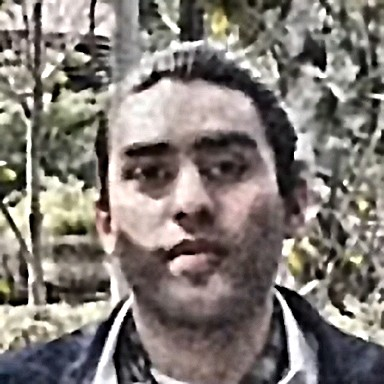
#> input picture server/ai-service/debug_images/IMG_00_face1_s100_REAL_47.jpg, 384 x 384 px
$ python -i stylization_detector.py   (imports and definitions only)   (older library calls are emulated)
#> lines starting #> are read from the running program, lines starting #| are printed output that depends on the picture; after the words box and inside, x2 and y2 are one past the last pixel; in counts of white or black regions, pixels touching at a corner belong together
"""
Stylization Detector Module for TrueVibe - v2 AGGRESSIVE
Detects 3D rendered, cartoon, animated, and non-photorealistic content.

This module identifies content that is clearly NOT a real photograph,
such as:
- 3D rendered characters/avatars (like Memoji, Animoji, Ready Player Me)
- Cartoon/anime style images
- Digital art with human-like subjects
- AI-generated stylized avatars
"""

import numpy as np
from PIL import Image, ImageFilter
from typing import Dict, Tuple, List, Any
from dataclasses import dataclass
from enum import Enum

# Try to import OpenCV
try:
    import cv2
    CV2_AVAILABLE = True
except ImportError:
    CV2_AVAILABLE = False
    print("⚠️ OpenCV not available - stylization detection limited")


class StyleType(Enum):
    """Types of stylized content."""
    PHOTOREALISTIC = "photorealistic"
    RENDER_3D = "3d_render"
    CARTOON = "cartoon"
    ANIME = "anime"
    DIGITAL_ART = "digital_art"
    AVATAR = "avatar"
    UNKNOWN = "unknown"


@dataclass
class StylizationResult:
    """Result of stylization detection."""
    is_stylized: bool
    style_type: StyleType
    confidence: float
    fake_boost: float  # How much to boost fake score
    indicators: List[str]
    details: Dict[str, Any]


def analyze_skin_texture(image: Image.Image) -> Tuple[float, Dict]:
    """
    Analyze skin texture to detect 3D renders and cartoons.
    Real human skin has texture, pores, and imperfections.
    3D renders and cartoons have unnaturally smooth skin.

    Returns:
        Tuple of (smoothness_score, details)
        Higher score = more likely synthetic (smoother)
    """
    if not CV2_AVAILABLE:
        return 0.0, {'error': 'OpenCV not available'}

    img_array = np.array(image.convert('RGB'))

    # Convert to LAB for better skin detection
    lab = cv2.cvtColor(img_array, cv2.COLOR_RGB2LAB)

    # Detect potential skin regions (rough approximation)
    l_channel = lab[:, :, 0]
    a_channel = lab[:, :, 1]
    b_channel = lab[:, :, 2]

    # Much broader skin mask - catches more skin tones including 3D rendered ones
    skin_mask = (
        (l_channel > 30) & (l_channel < 240) &
        (a_channel > 110) & (a_channel < 170) &
        (b_channel > 110) & (b_channel < 180)
    )

    gray = cv2.cvtColor(img_array, cv2.COLOR_RGB2GRAY)

    # Calculate local variance (texture) with smaller kernel for finer detail
    kernel_size = 3
    local_mean = cv2.blur(gray.astype(float), (kernel_size, kernel_size))
    local_sq_mean = cv2.blur(gray.astype(float) ** 2, (kernel_size, kernel_size))
    local_variance = local_sq_mean - local_mean ** 2

    # Also use Laplacian for texture detection
    laplacian = cv2.Laplacian(gray, cv2.CV_64F)
    laplacian_var = np.var(laplacian)

    # Analyze texture in skin regions
    if np.sum(skin_mask) > 300:
        skin_texture_var = np.mean(local_variance[skin_mask])
        skin_laplacian = np.var(laplacian[skin_mask])
    else:
        # No clear skin detected, analyze overall
        skin_texture_var = np.mean(local_variance)
        skin_laplacian = laplacian_var

    # AGGRESSIVE thresholds for 3D detection
    # 3D renders have VERY low texture variance
    if skin_texture_var < 50 or skin_laplacian < 300:
        smoothness_score = 0.95  # Very likely 3D/cartoon
    elif skin_texture_var < 100 or skin_laplacian < 600:
        smoothness_score = 0.8
    elif skin_texture_var < 200 or skin_laplacian < 1000:
        smoothness_score = 0.5
    else:
        smoothness_score = 0.15  # Normal texture

    details = {
        'skin_pixels': int(np.sum(skin_mask)),
        'texture_variance': round(float(skin_texture_var), 2),
        'laplacian_variance': round(float(skin_laplacian), 2),
        'assessment': 'very_smooth' if smoothness_score > 0.8 else
                      'smooth' if smoothness_score > 0.5 else
                      'moderate' if smoothness_score > 0.3 else 'natural'
    }

    return smoothness_score, details


def analyze_edge_quality(image: Image.Image) -> Tuple[float, Dict]:
    """
    Analyze edge quality to detect computer-generated content.
    3D renders have unnaturally perfect, anti-aliased edges.
    """
    if not CV2_AVAILABLE:
        return 0.0, {'error': 'OpenCV not available'}

    img_array = np.array(image.convert('RGB'))
    gray = cv2.cvtColor(img_array, cv2.COLOR_RGB2GRAY)

    # Detect edges at multiple thresholds
    edges_low = cv2.Canny(gray, 20, 60)
    edges_high = cv2.Canny(gray, 60, 150)

    edge_ratio = np.sum(edges_high > 0) / (np.sum(edges_low > 0) + 1)

    # Analyze edge gradients
    sobel_x = cv2.Sobel(gray, cv2.CV_64F, 1, 0, ksize=3)
    sobel_y = cv2.Sobel(gray, cv2.CV_64F, 0, 1, ksize=3)
    gradient_mag = np.sqrt(sobel_x**2 + sobel_y**2)

    # Edge uniformity (synthetic content has more uniform gradients)
    edge_mask = edges_low > 0
    if np.sum(edge_mask) > 50:
        edge_gradient_values = gradient_mag[edge_mask]
        edge_mean = np.mean(edge_gradient_values)
        edge_std = np.std(edge_gradient_values)
        edge_uniformity = 1.0 - (edge_std / (edge_mean + 1))
    else:
        edge_uniformity = 0.5
        edge_mean = 0
        edge_std = 0

    # Check gradient magnitude distribution
    # 3D renders have cleaner, more uniform gradients
    gradient_flatness = np.mean(gradient_mag) / (np.std(gradient_mag) + 1)

    # High uniformity OR high gradient flatness suggests synthetic
    if edge_uniformity > 0.6 or gradient_flatness > 0.8:
        synthetic_score = 0.85
    elif edge_uniformity > 0.4 or gradient_flatness > 0.5:
        synthetic_score = 0.6
    else:
        synthetic_score = 0.2

    details = {
        'edge_ratio': round(float(edge_ratio), 3),
        'edge_uniformity': round(float(edge_uniformity), 3),
        'gradient_flatness': round(float(gradient_flatness), 3),
        'edge_pixels_low': int(np.sum(edges_low > 0)),
        'edge_pixels_high': int(np.sum(edges_high > 0))
    }

    return synthetic_score, details


def analyze_color_palette(image: Image.Image) -> Tuple[float, Dict]:
    """
    Analyze color palette characteristics.
    3D renders and cartoons often have limited, saturated palettes.
    """
    if not CV2_AVAILABLE:
        return 0.0, {'error': 'OpenCV not available'}

    img_array = np.array(image.convert('RGB'))

    # Check saturation distribution (3D renders often have very uniform saturation)
    hsv = cv2.cvtColor(img_array, cv2.COLOR_RGB2HSV)
    saturation = hsv[:, :, 1]
    sat_std = np.std(saturation)
    sat_mean = np.mean(saturation)

    # 3D renders often have uniform saturation
    sat_uniformity_score = 0
    if sat_std < 30:
        sat_uniformity_score = 0.8
    elif sat_std < 50:
        sat_uniformity_score = 0.5

    # Quantize colors to detect limited palette
    pixels = img_array.reshape(-1, 3).astype(np.float32)

    # K-means to find dominant colors
    criteria = (cv2.TERM_CRITERIA_EPS + cv2.TERM_CRITERIA_MAX_ITER, 10, 1.0)
    k = 12

    try:
        _, labels, centers = cv2.kmeans(pixels, k, None, criteria, 3, cv2.KMEANS_RANDOM_CENTERS)

        label_counts = np.bincount(labels.flatten(), minlength=k)
        label_percentages = label_counts / len(labels)

        sorted_percentages = np.sort(label_percentages)[::-1]
        top_3_concentration = sorted_percentages[:3].sum()
        top_5_concentration = sorted_percentages[:5].sum()

        # High concentration = limited palette = likely synthetic
        if top_3_concentration > 0.6:
            color_score = 0.9
        elif top_5_concentration > 0.75:
            color_score = 0.7
        elif top_5_concentration > 0.65:
            color_score = 0.5
        else:
            color_score = 0.2

    except Exception:
        color_score = 0.3
        top_3_concentration = 0.0
        top_5_concentration = 0.0

    # Check for flat color regions (very important for 3D detection)
    gray = cv2.cvtColor(img_array, cv2.COLOR_RGB2GRAY)
    laplacian_var = cv2.Laplacian(gray, cv2.CV_64F).var()

    # Low laplacian variance = flat smooth colors = 3D render
    if laplacian_var < 500:
        flatness_boost = 0.4
    elif laplacian_var < 1000:
        flatness_boost = 0.25
    elif laplacian_var < 2000:
        flatness_boost = 0.1
    else:
        flatness_boost = 0.0

    final_score = min(color_score + flatness_boost + sat_uniformity_score * 0.2, 1.0)

    details = {
        'top_3_concentration': round(float(top_3_concentration), 3),
        'top_5_concentration': round(float(top_5_concentration), 3),
        'laplacian_variance': round(float(laplacian_var), 2),
        'saturation_std': round(float(sat_std), 2),
        'flatness_boost': round(flatness_boost, 2)
    }

    return final_score, details


def detect_3d_render_characteristics(image: Image.Image) -> Tuple[float, Dict]:
    """
    Detect specific 3D render characteristics:
    - Perfect specular highlights
    - Subsurface scattering patterns
    - Unnaturally smooth gradients
    - Black background (common in avatar renders)
    """
    if not CV2_AVAILABLE:
        return 0.0, {'error': 'OpenCV not available'}

    img_array = np.array(image.convert('RGB'))
    gray = cv2.cvtColor(img_array, cv2.COLOR_RGB2GRAY)
    hsv = cv2.cvtColor(img_array, cv2.COLOR_RGB2HSV)

    score = 0.0
    indicators = []

    # Check for black/near-black background (very common in avatar renders)
    dark_pixels = gray < 15
    dark_ratio = np.sum(dark_pixels) / gray.size
    if dark_ratio > 0.15:  # More than 15% is dark
        score += 0.3
        indicators.append("dark_background")

    # Check for specular highlights (bright spots)
    bright_pixels = gray > 240
    bright_ratio = np.sum(bright_pixels) / gray.size

    # 3D renders often have clean, distinct highlights
    if 0.001 < bright_ratio < 0.05:
        # Check if highlights are very concentrated (perfect specular)
        if np.sum(bright_pixels) > 0:
            score += 0.2
            indicators.append("specular_highlights")

    # Check for gradient smoothness
    # Calculate gradient in small regions
    sobel_x = cv2.Sobel(gray, cv2.CV_64F, 1, 0, ksize=3)
    sobel_y = cv2.Sobel(gray, cv2.CV_64F, 0, 1, ksize=3)
    gradient_mag = np.sqrt(sobel_x**2 + sobel_y**2)

    # Very smooth gradients = 3D render
    gradient_mean = np.mean(gradient_mag)
    gradient_std = np.std(gradient_mag)

    if gradient_std / (gradient_mean + 1) < 1.5:
        score += 0.25
        indicators.append("smooth_gradients")

    # Check skin-like regions for subsurface scattering
    # 3D renders with SSS have very uniform reddish tones in skin
    a_channel = cv2.cvtColor(img_array, cv2.COLOR_RGB2LAB)[:, :, 1]
    skin_a_std = np.std(a_channel[a_channel > 128])  # Red-ish pixels

    if skin_a_std < 10 and np.sum(a_channel > 128) > 1000:
        score += 0.2
        indicators.append("uniform_skin_tones")

    details = {
        'dark_ratio': round(float(dark_ratio), 3),
        'bright_ratio': round(float(bright_ratio), 4),
        'gradient_ratio': round(float(gradient_std / (gradient_mean + 1)), 3),
        'indicators': indicators
    }

    return min(score, 1.0), details


def detect_stylization(image: Image.Image) -> StylizationResult:
    """
    Comprehensive stylization detection v2 - AGGRESSIVE.
    Determines if an image is a real photograph or stylized content.
    """
    indicators = []
    all_details = {}

    # Run all detections
    skin_score, skin_details = analyze_skin_texture(image)
    edge_score, edge_details = analyze_edge_quality(image)
    color_score, color_details = analyze_color_palette(image)
    render3d_score, render3d_details = detect_3d_render_characteristics(image)

    all_details['skin_texture'] = skin_details
    all_details['edge_quality'] = edge_details
    all_details['color_palette'] = color_details
    all_details['3d_render'] = render3d_details

    # Collect indicators
    if skin_score > 0.5:
        indicators.append("unnaturally_smooth_skin")
    if edge_score > 0.5:
        indicators.append("synthetic_edge_patterns")
    if color_score > 0.5:
        indicators.append("limited_color_palette")
    if render3d_score > 0.3:
        indicators.extend(render3d_details.get('indicators', []))

    # Calculate combined score - give 3D render detection high weight
    combined_score = (
        skin_score * 0.30 +       # Skin texture
        edge_score * 0.20 +       # Edge quality
        color_score * 0.20 +      # Color palette
        render3d_score * 0.30     # 3D render specific
    )

    all_details['individual_scores'] = {
        'skin': round(skin_score, 3),
        'edge': round(edge_score, 3),
        'color': round(color_score, 3),
        'render3d': round(render3d_score, 3)
    }
    all_details['combined_score'] = round(combined_score, 3)

    # AGGRESSIVE thresholds for detection
    if combined_score > 0.45:  # Lowered from 0.65
        is_stylized = True

        # Determine specific style
        if render3d_score > 0.5 or skin_score > 0.7:
            style_type = StyleType.RENDER_3D
        elif color_score > 0.7:
            style_type = StyleType.DIGITAL_ART
        else:
            style_type = StyleType.AVATAR

        # MUCH higher fake boost for stylized content
        # If clearly stylized, boost by 50%+
        fake_boost = min(combined_score * 0.7 + 0.15, 0.65)  # Boost 15-65%

    elif combined_score > 0.30:  # Lowered from 0.45
        is_stylized = True
        style_type = StyleType.UNKNOWN
        fake_boost = combined_score * 0.4 + 0.1  # 10-22% boost

    else:
        is_stylized = False
        style_type = StyleType.PHOTOREALISTIC
        fake_boost = 0.0

    return StylizationResult(
        is_stylized=is_stylized,
        style_type=style_type,
        confidence=round(combined_score, 3),
        fake_boost=round(fake_boost, 3),
        indicators=indicators,
        details=all_details
    )


# [26 lines left out: function quick_stylization_check, not called in this run]

>>> from PIL import Image
>>> picture = Image.open('debug_images/IMG_00_face1_s100_REAL_47.jpg')
#> picture is the input picture: PIL image 384x384 RGB; mean R, G, B 129.4, 122.6, 117.2
>>> result = detect_stylization(picture)
#> in analyze_skin_texture, `skin_mask = ( (l_channel > 30) & (l_channel < 240) & (a_channel > 110)..`:
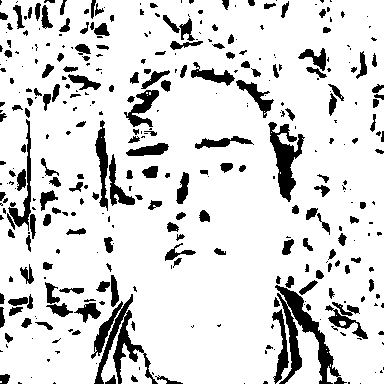
#> skin_mask: shape (384, 384) bool; 85.3% white; 365 black regions (187 under 20 px), largest, box (x1, y1, x2, y2) and area: (275, 285, 347, 384) 1952, (91, 294, 158, 384) 1710, (268, 122, 305, 202) 1234
#> in analyze_skin_texture, `laplacian = cv2.Laplacian(gray, cv2.CV_64F)`:
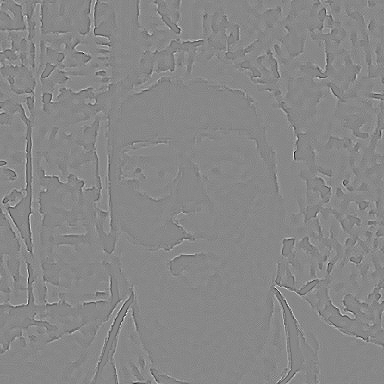
#> laplacian: shape (384, 384) float64; min -345, max 302, mean 0; drawn with min black and max white
#> in analyze_skin_texture, `laplacian_var = np.var(laplacian)`: laplacian_var = 464.4
#> in analyze_skin_texture, `skin_texture_var = np.mean(local_variance[skin_mask])`: skin_texture_var = 320.5
#> in analyze_skin_texture, `skin_laplacian = np.var(laplacian[skin_mask])`: skin_laplacian = 360.5
#> in analyze_skin_texture, `details = { 'skin_pixels': int(np.sum(skin_mask)), 'texture_variance':..`: details = {'skin_pixels': 125800, 'texture_variance': 320.5, 'laplacian_variance': 360.4, 'assessment': 'smooth'}
#> in detect_stylization, `skin_score, skin_details = analyze_skin_texture(image)`: skin_score = 0.8; skin_details has the same summary as details in analyze_skin_texture
#> in analyze_edge_quality, `edges_high = cv2.Canny(gray, 60, 150)`:
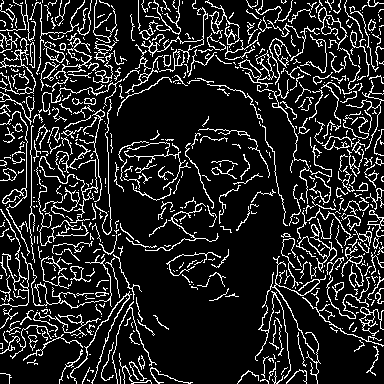
#> edges_high: shape (384, 384); 14.3% white in thin lines or dots
#> in analyze_edge_quality, `edge_ratio = np.sum(edges_high > 0) / (np.sum(edges_low > 0) + 1)`: edge_ratio = 0.632
#> in analyze_edge_quality, `gradient_mag = np.sqrt(sobel_x**2 + sobel_y**2)`:
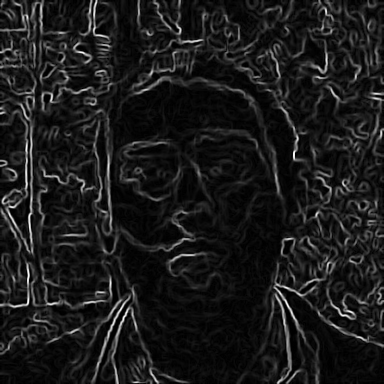
#> gradient_mag: shape (384, 384) float64; min 0, max 1034.1, mean 109.3; drawn with min black and max white
#> in analyze_edge_quality, `edge_mean = np.mean(edge_gradient_values)`: edge_mean = 177.9
#> in analyze_edge_quality, `edge_std = np.std(edge_gradient_values)`: edge_std = 174.4
#> in analyze_edge_quality, `edge_uniformity = 1.0 - (edge_std / (edge_mean + 1))`: edge_uniformity = 0.0251
#> in analyze_edge_quality, `gradient_flatness = np.mean(gradient_mag) / (np.std(gradient_mag) + 1)`: gradient_flatness = 0.875
#> in analyze_edge_quality, `details = { 'edge_ratio': round(float(edge_ratio), 3), 'edge_uniformit..`: details = {'edge_ratio': 0.632, 'edge_uniformity': 0.025, 'gradient_flatness': 0.875, 'edge_pixels_low': 33404, 'edge_pixels_high': 21123}
#> in detect_stylization, `edge_score, edge_details = analyze_edge_quality(image)`: edge_score = 0.85; edge_details has the same summary as details in analyze_edge_quality
#> in analyze_color_palette, `saturation = hsv[:, :, 1]`:
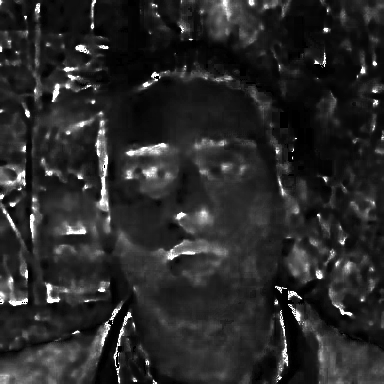
#> saturation: shape (384, 384); min 0, max 255, mean 40.7
#> in analyze_color_palette, `sat_std = np.std(saturation)`: sat_std = 39.55
#> in analyze_color_palette, `sat_mean = np.mean(saturation)`: sat_mean = 40.69
#> in analyze_color_palette, `_, labels, centers = cv2.kmeans(pixels, k, None, criteria, 3, cv2.KMEA..`: centers = [[49.61, 45.11, 43.72], [245.1, 239.6, 232.2], [154.2, 147.2, 139.7], [211, 201.4, 193], [179.8, 171.5, 164], [21.85, 18.28, 16.26], [122.1, 117.9, 88.85], [103.3, 95.51, 90.67], [134.2, 126.8, 120.4], [89.53, 82.04, 77.78], [72.41, 65.78, 62.93], [117.7, 109.3, 105.3]]
#> in analyze_color_palette, `label_counts = np.bincount(labels.flatten(), minlength=k)`: label_counts = [16346, 16312, 12481, 17581, 14293, 13301, 885, 9534, 11058, 11486, 14862, 9317]
#> in analyze_color_palette, `label_percentages = label_counts / len(labels)`: label_percentages = [0.111, 0.111, 0.0846, 0.119, 0.0969, 0.0902, 0.006, 0.0647, 0.075, 0.0779, 0.101, 0.0632]
#> in analyze_color_palette, `sorted_percentages = np.sort(label_percentages)[::-1]`: sorted_percentages = [0.119, 0.111, 0.111, 0.101, 0.0969, 0.0902, 0.0846, 0.0779, 0.075, 0.0647, 0.0632, 0.006]
#> in analyze_color_palette, `top_3_concentration = sorted_percentages[:3].sum()`: top_3_concentration = 0.341
#> in analyze_color_palette, `top_5_concentration = sorted_percentages[:5].sum()`: top_5_concentration = 0.538
#> in analyze_color_palette, `laplacian_var = cv2.Laplacian(gray, cv2.CV_64F).var()`: laplacian_var = 464.4
#> in analyze_color_palette, `details = { 'top_3_concentration': round(float(top_3_concentration), 3..`: details = {'top_3_concentration': 0.341, 'top_5_concentration': 0.538, 'laplacian_variance': 464.4, 'saturation_std': 39.55, 'flatness_boost': 0.4}
#> in detect_stylization, `color_score, color_details = analyze_color_palette(image)`: color_score = 0.7; color_details has the same summary as details in analyze_color_palette
#> in detect_3d_render_characteristics, `dark_pixels = gray < 15`:
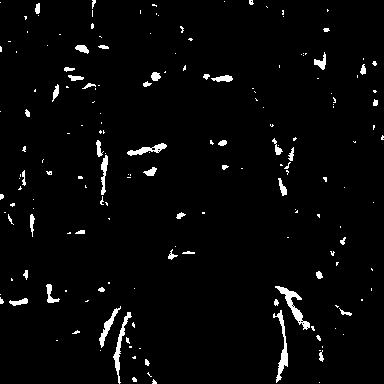
#> dark_pixels: shape (384, 384) bool; 2.9% white; 179 white regions (132 under 20 px), largest, box (x1, y1, x2, y2) and area: (275, 286, 310, 330) 369, (273, 310, 288, 383) 324, (113, 312, 132, 384) 285
#> in detect_3d_render_characteristics, `dark_ratio = np.sum(dark_pixels) / gray.size`: dark_ratio = 0.0287
#> in detect_3d_render_characteristics, `bright_pixels = gray > 240`:
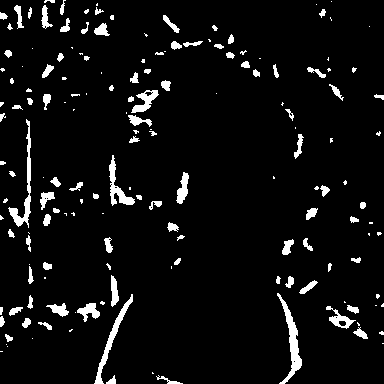
#> bright_pixels: shape (384, 384) bool; 5.7% white; 166 white regions (72 under 20 px), largest, box (x1, y1, x2, y2) and area: (277, 293, 302, 384) 634, (8, 119, 31, 228) 533, (94, 294, 133, 384) 504
#> in detect_3d_render_characteristics, `bright_ratio = np.sum(bright_pixels) / gray.size`: bright_ratio = 0.0572
#> in detect_3d_render_characteristics, `gradient_mean = np.mean(gradient_mag)`: gradient_mean = 109.3
#> in detect_3d_render_characteristics, `gradient_std = np.std(gradient_mag)`: gradient_std = 123.9
#> in detect_3d_render_characteristics, `skin_a_std = np.std(a_channel[a_channel > 128])`: skin_a_std = 2.7
#> in detect_3d_render_characteristics, `details = { 'dark_ratio': round(float(dark_ratio), 3), 'bright_ratio':..`: details = {'dark_ratio': 0.029, 'bright_ratio': 0.0572, 'gradient_ratio': 1.12, 'indicators': ['smooth_gradients', 'uniform_skin_tones']}
#> in detect_stylization, `render3d_score, render3d_details = detect_3d_render_characteristics(im..`: render3d_score = 0.45; render3d_details has the same summary as details in detect_3d_render_characteristics
#> in detect_stylization, `combined_score = ( skin_score * 0.30 +`: combined_score = 0.685
#> in detect_stylization, `fake_boost = min(combined_score * 0.7 + 0.15, 0.65)`: fake_boost = 0.629
